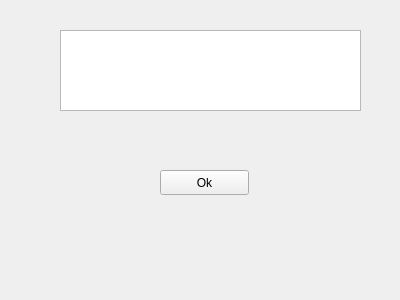
<?xml version="1.0" encoding="UTF-8"?>
<ui version="4.0">
 <class>MessageWindow</class>
 <widget class="QWidget" name="MessageWindow">
  <property name="geometry">
   <rect>
    <x>0</x>
    <y>0</y>
    <width>400</width>
    <height>300</height>
   </rect>
  </property>
  <property name="windowTitle">
   <string>Form</string>
  </property>
  <widget class="QTextBrowser" name="messageText">
   <property name="geometry">
    <rect>
     <x>60</x>
     <y>30</y>
     <width>301</width>
     <height>81</height>
    </rect>
   </property>
  </widget>
  <widget class="QPushButton" name="okButton">
   <property name="geometry">
    <rect>
     <x>160</x>
     <y>170</y>
     <width>89</width>
     <height>25</height>
    </rect>
   </property>
   <property name="text">
    <string>Ok</string>
   </property>
  </widget>
 </widget>
 <resources/>
 <connections/>
</ui>
